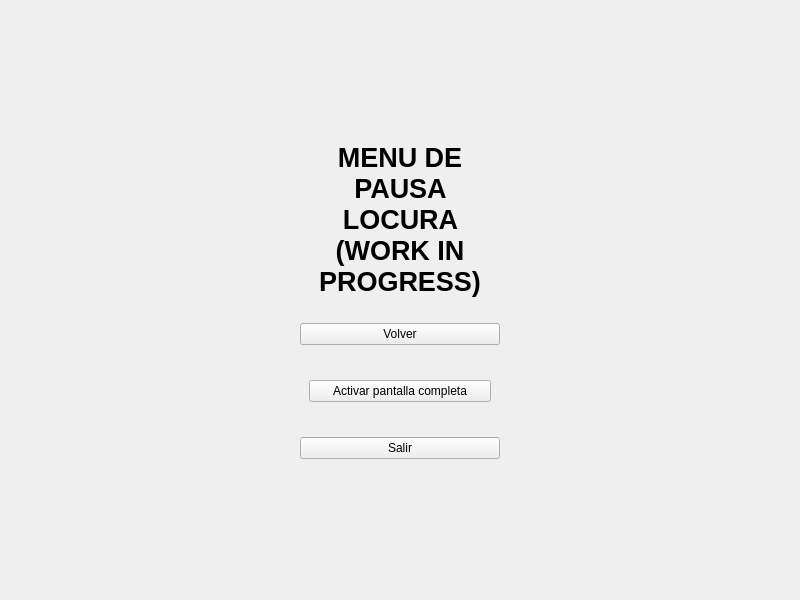
<?xml version="1.0" encoding="UTF-8"?>
<ui version="4.0">
 <class>PantallaPausa</class>
 <widget class="QWidget" name="PantallaPausa">
  <property name="geometry">
   <rect>
    <x>0</x>
    <y>0</y>
    <width>800</width>
    <height>600</height>
   </rect>
  </property>
  <property name="minimumSize">
   <size>
    <width>800</width>
    <height>600</height>
   </size>
  </property>
  <property name="maximumSize">
   <size>
    <width>1920</width>
    <height>1080</height>
   </size>
  </property>
  <property name="windowTitle">
   <string>Form</string>
  </property>
  <layout class="QVBoxLayout" name="verticalLayout">
   <property name="spacing">
    <number>0</number>
   </property>
   <property name="leftMargin">
    <number>0</number>
   </property>
   <property name="topMargin">
    <number>0</number>
   </property>
   <property name="rightMargin">
    <number>0</number>
   </property>
   <property name="bottomMargin">
    <number>0</number>
   </property>
   <item>
    <widget class="QWidget" name="Botones" native="true">
     <property name="styleSheet">
      <string notr="true">#Botones{
border-image: url(:/Resources/escritorio2.png);}</string>
     </property>
     <layout class="QVBoxLayout" name="verticalLayout_4">
      <property name="leftMargin">
       <number>300</number>
      </property>
      <property name="rightMargin">
       <number>300</number>
      </property>
      <item>
       <spacer name="verticalSpacer_2">
        <property name="orientation">
         <enum>Qt::Vertical</enum>
        </property>
        <property name="sizeHint" stdset="0">
         <size>
          <width>20</width>
          <height>40</height>
         </size>
        </property>
       </spacer>
      </item>
      <item>
       <widget class="QLabel" name="label">
        <property name="text">
         <string>&lt;html&gt;&lt;head/&gt;&lt;body&gt;&lt;p align=&quot;center&quot;&gt;&lt;span style=&quot; font-size:20pt; font-weight:700;&quot;&gt;MENU DE PAUSA LOCURA (WORK IN PROGRESS)&lt;/span&gt;&lt;/p&gt;&lt;/body&gt;&lt;/html&gt;</string>
        </property>
        <property name="scaledContents">
         <bool>true</bool>
        </property>
        <property name="wordWrap">
         <bool>true</bool>
        </property>
       </widget>
      </item>
      <item>
       <spacer name="horizontalSpacer_3">
        <property name="orientation">
         <enum>Qt::Horizontal</enum>
        </property>
        <property name="sizeHint" stdset="0">
         <size>
          <width>40</width>
          <height>20</height>
         </size>
        </property>
       </spacer>
      </item>
      <item>
       <widget class="QPushButton" name="returnButton">
        <property name="text">
         <string>Volver</string>
        </property>
       </widget>
      </item>
      <item>
       <spacer name="horizontalSpacer_2">
        <property name="orientation">
         <enum>Qt::Horizontal</enum>
        </property>
        <property name="sizeHint" stdset="0">
         <size>
          <width>40</width>
          <height>20</height>
         </size>
        </property>
       </spacer>
      </item>
      <item>
       <widget class="QStackedWidget" name="stackedWidget">
        <property name="sizePolicy">
         <sizepolicy hsizetype="Preferred" vsizetype="Maximum">
          <horstretch>0</horstretch>
          <verstretch>0</verstretch>
         </sizepolicy>
        </property>
        <property name="currentIndex">
         <number>0</number>
        </property>
        <widget class="QWidget" name="ActivarPantallaCompleta">
         <layout class="QVBoxLayout" name="verticalLayout_2">
          <item>
           <widget class="QPushButton" name="fullscreenButton">
            <property name="text">
             <string>Activar pantalla completa</string>
            </property>
           </widget>
          </item>
         </layout>
        </widget>
        <widget class="QWidget" name="ActivarModoVentana">
         <layout class="QVBoxLayout" name="verticalLayout_3">
          <item>
           <widget class="QPushButton" name="windowedButton">
            <property name="text">
             <string>Activar modo ventana</string>
            </property>
           </widget>
          </item>
         </layout>
        </widget>
       </widget>
      </item>
      <item>
       <spacer name="horizontalSpacer">
        <property name="orientation">
         <enum>Qt::Horizontal</enum>
        </property>
        <property name="sizeHint" stdset="0">
         <size>
          <width>40</width>
          <height>20</height>
         </size>
        </property>
       </spacer>
      </item>
      <item>
       <widget class="QPushButton" name="quitButton">
        <property name="text">
         <string>Salir</string>
        </property>
       </widget>
      </item>
      <item>
       <spacer name="verticalSpacer">
        <property name="orientation">
         <enum>Qt::Vertical</enum>
        </property>
        <property name="sizeHint" stdset="0">
         <size>
          <width>20</width>
          <height>40</height>
         </size>
        </property>
       </spacer>
      </item>
     </layout>
    </widget>
   </item>
  </layout>
 </widget>
 <resources/>
 <connections/>
</ui>
